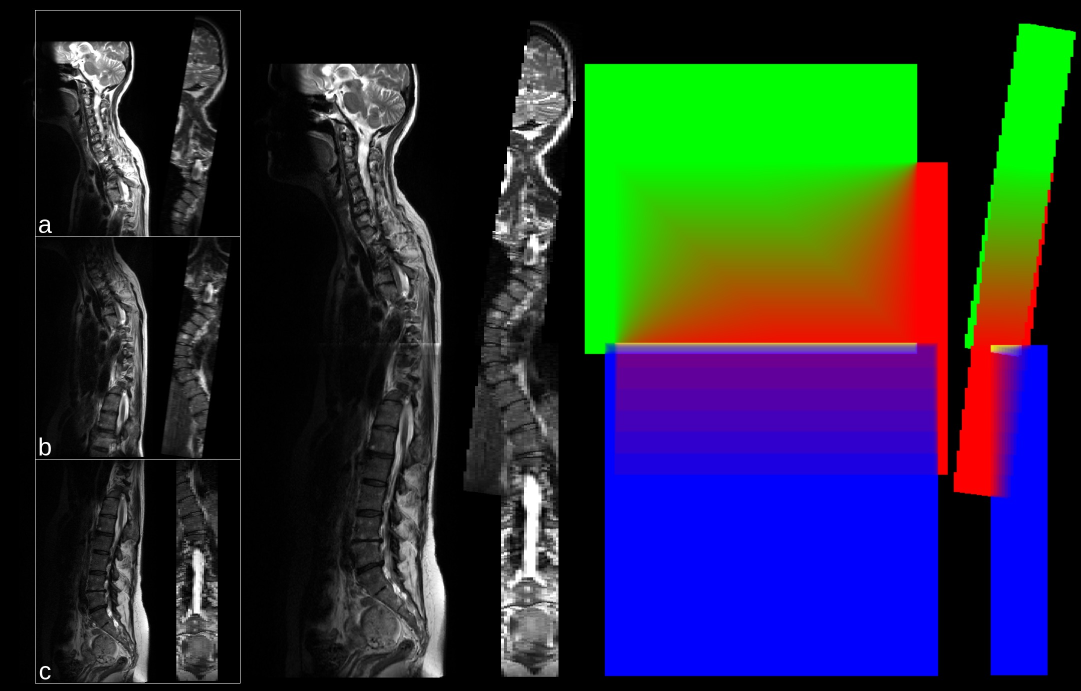
#> input picture TPTBox/stitching/stitching.jpg, 2161 x 1381 px (shown at 1/2 size); its folder holds only this picture in this run
$ python -i stitching.py   (imports and definitions only)
#> lines starting #> are read from the running program, lines starting #| are printed output that depends on the picture
### TPTBox/logger/_loguru_backend.py
"""Loguru-backed emission layer.

Terminal output is written directly to ``sys.stdout`` with our own ANSI coloring;
file sinks and structured exception records go through Loguru so users can attach
their own sinks to :data:`loguru_logger`.
"""

from __future__ import annotations

import datetime
import os
import sys
import threading

from loguru import logger

from TPTBox.logger.log_constants import Log_Type, bcolors, type2bcolors

__all__ = [
    "SILENT_LEVEL",
    "_install_excepthook",
    "_install_warnings_hook",
    "_restore_warnings_hook",
    "_set_verbosity_level",
    "add_file_sink",
    "add_file_stream_sink",
    "configure",
    "current_level",
    "emit_exception",
    "emit_file",
    "emit_terminal",
    "level_name",
    "logger",
    "remove_sink",
]

# Threshold higher than any real level; used by silence().
SILENT_LEVEL = 1000

# Log_Type -> (loguru level name, severity, color markup).
# The markup is chosen so Loguru emits the SAME ANSI escape as the old `type2bcolors`
# (validated: <light-cyan> -> \033[96m, <bg blue> -> \033[44m, etc.). Empty color == default.
_LEVELS: dict[Log_Type, tuple[str, int, str]] = {
    Log_Type.STRANGE: ("TPTBOX_STRANGE", 10, "<light-magenta>"),
    Log_Type.TEXT: ("TPTBOX_TEXT", 20, ""),
    Log_Type.NEUTRAL: ("TPTBOX_NEUTRAL", 20, ""),
    Log_Type.LOG: ("TPTBOX_LOG", 20, "<light-blue>"),
    Log_Type.Yellow: ("TPTBOX_YELLOW", 20, "<yellow>"),
    Log_Type.UNDERLINE: ("TPTBOX_UNDERLINE", 20, "<underline>"),
    Log_Type.ITALICS: ("TPTBOX_ITALICS", 20, "<italic>"),
    Log_Type.BOLD: ("TPTBOX_BOLD", 20, "<bold>"),
    Log_Type.DOCKER: ("TPTBOX_DOCKER", 20, "<italic>"),
    Log_Type.TOTALSEG: ("TPTBOX_TOTALSEG", 20, "<italic>"),
    Log_Type.STAGE: ("TPTBOX_STAGE", 20, "<bg blue>"),
    Log_Type.SAVE: ("TPTBOX_SAVE", 22, "<light-cyan>"),
    Log_Type.OK: ("TPTBOX_OK", 25, "<light-green>"),
    Log_Type.WARNING: ("TPTBOX_WARNING", 30, "<light-yellow>"),
    Log_Type.WARNING_THROW: ("TPTBOX_WARNING_THROW", 30, "<light-yellow>"),
    Log_Type.FAIL: ("TPTBOX_FAIL", 40, "<light-red>"),
}

_LEVEL_ALIASES: dict[str, int] = {
    "TRACE": 5,
    "DEBUG": 10,
    "INFO": 20,
    "SUCCESS": 25,
    "WARNING": 30,
    "ERROR": 40,
    "CRITICAL": 50,
}

_FILE_FORMAT = "{message}"

_configured = False
_current_level: int = 0
_stdout_lock = threading.Lock()


def level_name(ltype: Log_Type) -> str:
    """Return the Loguru level name registered for a given ``Log_Type``."""
    return _LEVELS.get(ltype, _LEVELS[Log_Type.TEXT])[0]


def _ensure_levels() -> None:
    """Register the custom ``TPTBOX_*`` levels (idempotent)."""
    for name, no, color in _LEVELS.values():
        try:
            logger.level(name)
        except ValueError:
            logger.level(name, no=no, color=color)


# [28 lines left out: functions _resolve_level, _set_verbosity_level, not called in this run]


def current_level() -> int:
    """Return the current global terminal severity threshold."""
    return _current_level


def configure(take_over: bool | None = None) -> None:
    """Configure the Loguru side of the logger (idempotent).

    Terminal output does NOT go through Loguru; this function only sets up levels and
    optionally strips Loguru's default stderr handler so :func:`emit_file` and
    :func:`emit_exception` records (which DO go through Loguru) don't get echoed with
    the ``time | LEVEL | module:func:line - msg`` default format.

    Args:
        take_over: If True (default), remove Loguru's built-in stderr handler (id 0)
            so the default file:function:line format never appears alongside TPTBox
            output. Any sinks a host application registered *before* importing TPTBox
            are preserved. If False, leave every existing Loguru handler alone. If
            None, read ``TPTBOX_LOGGER_TAKEOVER`` (default ``1``).
    """
    global _configured  # noqa: PLW0603
    _ensure_levels()
    env_level = os.environ.get("TPTBOX_LOG_LEVEL")
    if env_level:
        try:
            _set_verbosity_level(env_level)
        except ValueError:
            pass
    if _configured:
        return
    if take_over is None:
        take_over = os.environ.get("TPTBOX_LOGGER_TAKEOVER", "1") not in ("0", "false", "False")
    if take_over:
        # Remove only Loguru's built-in default stderr handler; leave anything a host
        # application already attached in place. `remove(0)` raises ValueError if id 0
        # was already removed by the user — treat that as a no-op.
        try:
            logger.remove(0)
        except ValueError:
            pass
    _configured = True

    # Env-var opt-ins, applied on first configure() only.
    from TPTBox.logger.log_file import _set_logger_silence  # lazy: avoids circular import

    for env_name, hook in (
        ("TPTBOX_SILENT", _set_logger_silence),
        ("TPTBOX_CAPTURE_WARNINGS", _install_warnings_hook),
        ("TPTBOX_CAPTURE_EXCEPTIONS", _install_excepthook),
    ):
        if _env_truthy(env_name):
            hook()


def _env_truthy(name: str) -> bool:
    """Return True if env var ``name`` is set to a truthy value."""
    return os.environ.get(name, "0") not in ("0", "", "false", "False", "no", "No")


def _timestamp() -> str:
    """Return the current wall-clock time as ``YYYY-MM-DD HH:MM:SS``."""
    return datetime.datetime.now().strftime("%Y-%m-%d %H:%M:%S")


# [124 lines left out: functions format_terminal_line, emit_terminal, add_file_sink, add_file_stream_sink, emit_file, remove_sink and 2 more, not called in this run]


_original_showwarning = None


# [36 lines left out: functions _install_warnings_hook, _restore_warnings_hook, not called in this run]


# Configure eagerly at import: strips Loguru's built-in default handler (id 0) so
# structured records (`emit_file` / `emit_exception`) don't double-print through
# Loguru's `time | LEVEL | file:func:line - msg` format. Sinks a host application
# added *before* importing TPTBox survive. Set TPTBOX_LOGGER_TAKEOVER=0 before
# importing TPTBox to keep Loguru's default handler in place.
configure()

### TPTBox/logger/log_file.py
from __future__ import annotations

import time
import traceback
import warnings
import weakref
from pathlib import Path
from typing import TYPE_CHECKING, Protocol

import numpy as np

from TPTBox.logger.log_constants import (
    Log_Type,
    _clean_all_color_from_text,
    _convert_seconds,
    color_log_text,
    datatype_to_string,
    format_time_short,
    get_time,
    type2bcolors,
)

if TYPE_CHECKING:
    from TPTBox import BIDS_FILE

indentation_level: int = 0


class Logger_Interface(Protocol):
    """Structural protocol defining the logging interface for medical imaging pipelines.

    All concrete logger classes (``Logger``, ``No_Logger``, ``String_Logger``,
    ``Reflection_Logger``) implement this protocol.  Client code should type-hint
    against ``Logger_Interface`` to remain independent of the concrete
    implementation.
    """

    prefix: str | None = None

    # [55 lines left out: functions print, _preprocess_text, not called in this run]

    def __enter__(self):
        _set_indent(True)

    def __exit__(self, exception_type, exception_value, exception_traceback):
        _set_indent(False)

    # [30 lines left out: functions _prefix_indentation_level, _get_logger_prefix, not called in this run]

    def _log(self, text: str, end: str = "\n", ltype=Log_Type.TEXT): ...

    def close(self) -> None:
        """Release any resources held by this logger."""
        ...

    def flush(self) -> None:
        """Flush any buffered log content."""
        ...

    def flush_sub_logger(self, sublogger: String_Logger, closed: bool = False) -> None:
        """Flush or close a sub-logger attached to this logger."""
        ...

    # [23 lines left out: function add_sub_logger, not called in this run]

    def print_error(self, **args) -> None:
        """Log the current exception traceback with ``Log_Type.FAIL`` severity."""
        self.print(traceback.format_exc(), ltype=Log_Type.FAIL, **args)

    logging_state = None

    # [28 lines left out: function log_statistic, not called in this run]

    def _print_by_logger(self, *text, end="\n", verbose: bool | None = None, **qargs):
        self.print(*text, end=end, ltype=Log_Type.LOG, verbose=verbose, **qargs)

    # [19 lines left out: function print_statistic, not called in this run]

    def on_fail(self, *text, end: str = "\n", verbose: bool | None = None, **qargs) -> None:
        """Log a message with ``Log_Type.FAIL`` severity."""
        self.print(*text, end=end, ltype=Log_Type.FAIL, verbose=verbose, **qargs)

    def on_log(self, *text, end: str = "\n", verbose: bool | None = None, **qargs) -> None:
        """Log a message with ``Log_Type.LOG`` severity."""
        self.print(*text, end=end, ltype=Log_Type.LOG, verbose=verbose, **qargs)

    def on_bold(self, *text, end: str = "\n", verbose: bool | None = None, **qargs) -> None:
        """Log a message with ``Log_Type.BOLD`` formatting."""
        self.print(*text, end=end, ltype=Log_Type.BOLD, verbose=verbose, **qargs)

    def on_save(self, *text, end: str = "\n", verbose: bool | None = None, **qargs) -> None:
        """Log a message with ``Log_Type.SAVE`` severity."""
        self.print(*text, end=end, ltype=Log_Type.SAVE, verbose=verbose, **qargs)

    def on_debug(self, *text, end: str = "\n", verbose: bool | None = None, **qargs) -> None:
        """Log a message with ``Log_Type.STRANGE`` (debug) severity."""
        self.print(*text, end=end, ltype=Log_Type.STRANGE, verbose=verbose, **qargs)

    def on_ok(self, *text, end: str = "\n", verbose: bool | None = None, **qargs) -> None:
        """Log a message with ``Log_Type.OK`` severity."""
        self.print(*text, end=end, ltype=Log_Type.OK, verbose=verbose, **qargs)

    def on_neutral(self, *text, end: str = "\n", verbose: bool | None = None, **qargs) -> None:
        """Log a message with ``Log_Type.NEUTRAL`` severity."""
        self.print(*text, end=end, ltype=Log_Type.NEUTRAL, verbose=verbose, **qargs)

    def on_warning(self, *text, end: str = "\n", verbose: bool | None = None, **qargs) -> None:
        """Log a message with ``Log_Type.WARNING`` severity."""
        self.print(*text, end=end, ltype=Log_Type.WARNING, verbose=verbose, **qargs)

    def on_text(self, *text, end: str = "\n", verbose: bool | None = None, **qargs) -> None:
        """Log a message with default ``Log_Type.TEXT`` severity."""
        self.print(*text, end=end, ltype=Log_Type.TEXT, verbose=verbose, **qargs)

    # same logging as the python loger for drop in replacement
    def warning(self, *text, end: str = "\n", verbose: bool | None = None, **qargs) -> None:
        """Log a warning message (drop-in for Python's ``logging.warning``)."""
        return self.on_warning(*text, end=end, verbose=verbose, **qargs)

    def error(self, *text, end: str = "\n", verbose: bool | None = None, **qargs) -> None:
        """Log an error message (drop-in for Python's ``logging.error``)."""
        return self.on_fail(*text, end=end, verbose=verbose, **qargs)

    def info(self, *text, end: str = "\n", verbose: bool | None = None, **qargs) -> None:
        """Log an informational message (alias for :meth:`on_text`)."""
        return self.on_text(*text, end=end, verbose=verbose, **qargs)


class Logger(Logger_Interface):
    """Defines a logger object, that automatically creates a logs folder and file in it. Logs logger.print() calls to this file."""

    # [87 lines left out: functions __init__, create_from_bids, _log, not called in this run]

    def flush(self) -> None:
        """Flush the underlying file buffer to disk."""
        self.f.flush()

    # [13 lines left out: function flush_sub_logger, not called in this run]

    def remove(self) -> None:
        """Trigger the finalizer to close and release the log file."""
        self._finalizer()

    # [30 lines left out: functions close, removed, not called in this run]


class No_Logger(Logger_Interface):
    """Does not create any logs, but instead verbose defaults to true, printing calls to the terminal."""

    def __init__(
        self,
        print_log_started: bool = False,
        prefix: str | None = None,
    ):
        self.default_verbose = True
        self.prefix = prefix

        if print_log_started:
            self.start_time = get_time()
            start_time_short = format_time_short(self.start_time)
            self.print(f"Log started at: {start_time_short}\n", ltype=Log_Type.LOG)

    def _log(self, text: str, end: str = "\n", ltype: Log_Type = Log_Type.TEXT) -> None:
        """No-op: No_Logger does not persist log entries."""
        # self.print()

    def flush(self) -> None:
        """No-op: No_Logger has no buffer to flush."""

    def flush_sub_logger(self, sublogger: String_Logger, closed: bool = False) -> None:
        """No-op: No_Logger does not track sub-loggers."""

    def close(self) -> None:
        """No-op: No_Logger has no resources to release."""

    def add_sub_logger(self, name: str, default_verbose: bool = False) -> Logger_Interface:  # noqa: ARG002
        """Return self as No_Logger does not support sub-loggers."""
        return self


class Reflection_Logger(No_Logger):
    """Logger that prints to the terminal and optionally delegates to another Logger_Interface."""

    # [21 lines left out: function print, not called in this run]


class String_Logger(Logger_Interface):
    """Logger that logs only to a string object "log_content"."""

    # [70 lines left out: functions __init__, as_sub_logger, _log, flush, close, not called in this run]

    def flush_sub_logger(self, sublogger: String_Logger, closed: bool = False) -> None:
        """No-op: String_Logger does not flush nested sub-loggers."""


#####################################
# Utils
#####################################


# [50 lines left out: functions print_to_terminal, sub_log_call_func, _set_indent, not called in this run]


log = No_Logger()

### TPTBox/stitching/stitching.py
from __future__ import annotations

import contextlib
import itertools
import warnings
from functools import cache
from pathlib import Path

import numpy as np
from nibabel.affines import apply_affine
from scipy.ndimage import binary_opening, distance_transform_edt
from scipy.spatial import ConvexHull
from skimage.exposure import match_histograms

from TPTBox.core.nii_wrapper import NII, to_nii
from TPTBox.core.np_utils import np_bbox_binary
from TPTBox.logger import Print_Logger

# [1 line that did not run here, left out]


@contextlib.contextmanager
def _suppress_dtype_warning():
    """Silence the "Loaded NIfTY: incorrect dtype detected" ``UserWarning``.

    ``NII._check_if_nifty_is_lying_about_its_dtype`` (nii_wrapper.py, three
    ``warnings.warn`` sites around line 151/163/172) fires this warning
    during ``_unpack`` whenever the on-disk dtype doesn't match the array's
    actual range — typical for Philips-scaled magnitude MR arriving as
    ``int16`` with a large ``scl_slope``. The stitching pipeline handles
    that case explicitly (rebuilds a scale-1 image with the widened dtype
    in ``main``'s loading loop), so the warning is noise here — but we
    only suppress it for the current call's stack, not globally.
    """
    with warnings.catch_warnings():
        warnings.filterwarnings(
            "ignore",
            message=r"Loaded NIfTY: incorrect dtype detected.*",
            category=UserWarning,
        )
        yield


def get_rotation_and_spacing_from_affine(affine: np.ndarray) -> tuple[np.ndarray, np.ndarray]:
    """Decompose a NIfTI affine into its rotation matrix and voxel spacing.

    Adapted from nibabel.orientations.

    Args:
        affine: 4x4 affine transformation matrix.

    Returns:
        A 2-tuple of ``(rotation, spacing)`` where ``rotation`` is a 3x3
        orthonormal matrix and ``spacing`` is a 1-D array of three voxel sizes.
    """
    # From https://github.com/nipy/nibabel/blob/master/nibabel/orientations.py
    rotation_zoom = affine[:3, :3]
    spacing = np.sqrt(np.sum(rotation_zoom * rotation_zoom, axis=0))
    rotation = rotation_zoom / spacing
    return rotation, spacing


def get_ras_affine(rotation: np.ndarray, spacing: np.ndarray, origin: np.ndarray) -> np.ndarray:
    """Build a RAS affine matrix from rotation, voxel spacing, and image origin.

    Adapted from TorchIO's IO utilities.

    Args:
        rotation: 3x3 orthonormal rotation matrix.
        spacing: 1-D array of three voxel spacings (mm).
        origin: 1-D array giving the index-space origin coordinates.

    Returns:
        A 4x4 RAS affine matrix.
    """
    # https://github.com/fepegar/torchio/blob/5983f83f0e7f13f9c5056e25f8753b03426ae18a/src/torchio/data/io.py#L357
    rotation_zoom = rotation * spacing
    translation_ras = rotation.dot(origin)
    affine = np.eye(4)
    affine[:3, :3] = rotation_zoom
    affine[:3, 3] = translation_ras
    return affine


def get_all_corner_points(affine: np.ndarray, shape: tuple[int, ...]) -> np.ndarray:
    """Compute the eight world-space corner points of a voxel volume.

    Args:
        affine: 4x4 affine mapping voxel indices to world coordinates.
        shape: Volume shape (X, Y, Z).

    Returns:
        Array of shape (8, 3) with the world-space coordinates of all eight
        corners of the bounding box.
    """
    lst = list(itertools.product([0, 1], repeat=3))
    lst = np.array(lst) * np.array(shape)
    lst += 1

    return apply_affine(affine, lst)


def _occupancy_bbox(occ: np.ndarray) -> tuple[np.ndarray, np.ndarray] | None:
    """Axis-aligned bounding box (min, max inclusive) of the nonzero region of `occ`.

    Thin wrapper around :func:`TPTBox.core.np_utils.np_bbox_binary` (which
    shares a 2-D projection between two of the three axis reductions for 3-D
    inputs, so ~2× faster than three independent ``np.any`` reductions). The
    slice tuple is repacked as ``(lo, hi)`` int64 arrays because the ramp
    math further down works on plain vectors, and ``None`` is returned for
    an all-zero occupancy so ``_aabb_overlaps`` can treat it as "no overlap
    possible".
    """
    try:
        slices = np_bbox_binary(occ > 0)
    except ValueError:
        return None
    lo = np.array([s.start for s in slices], dtype=np.int64)
    hi = np.array([s.stop - 1 for s in slices], dtype=np.int64)
    return lo, hi


def _aabb_overlaps(a: tuple[np.ndarray, np.ndarray] | None, b: tuple[np.ndarray, np.ndarray] | None) -> bool:
    """Whether two axis-aligned bounding boxes touch or intersect. ``None`` means empty."""
    if a is None or b is None:
        return False
    a_lo, a_hi = a
    b_lo, b_hi = b
    return bool(np.all(a_lo <= b_hi) and np.all(b_lo <= a_hi))


# [87 lines that did not run here, left out]


# [24 lines that did not run here, left out]


# [36 lines that did not run here, left out]


# [104 lines that did not run here, left out]


# [336 lines that did not run here, left out]


# [80 lines not run here, left out]

>>> import cv2
>>> picture = cv2.imread('stitching.jpg', cv2.IMREAD_GRAYSCALE)
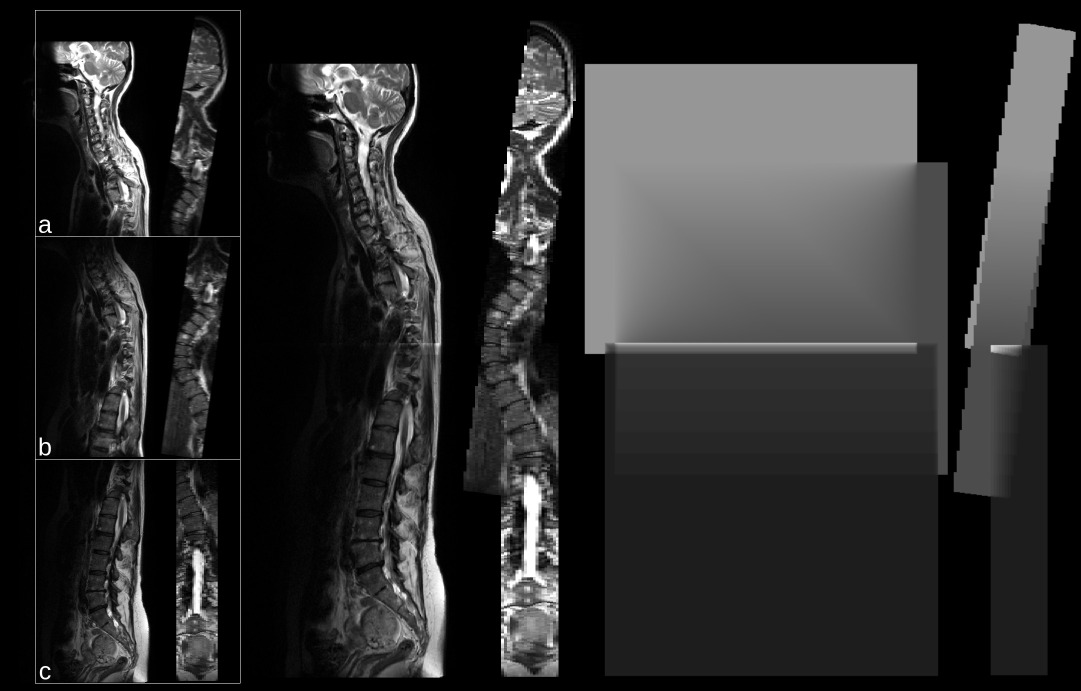
#> picture: shape (1381, 2161) (shown at 1/2 size); min 0, max 255, mean 44.8
#> (the run stopped early here; a loop or call above may not have finished)
